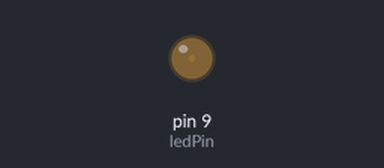
Bench run of a sketch on a simulated Arduino Uno, built with avr-gcc and run on an emulated ATmega328P. On the bench: output pins drawn as LEDs (lit = HIGH). Pins used as bus, display or sensor lines are not drawn.

Above: at 0.05 s.
At 1.15 s:
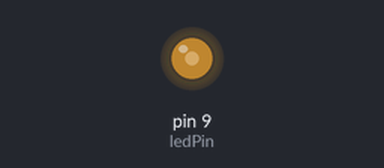
At 2.3 s:
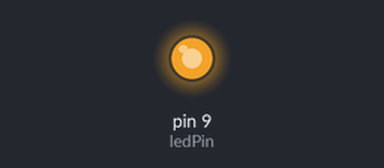
At 4.6 s:
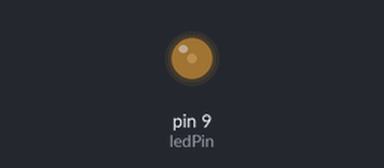
Timing chart, 0 to 7.3 s (numbered marks = the images above):
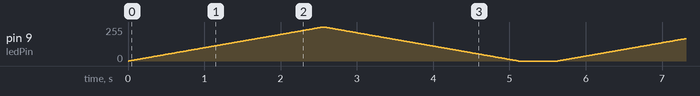

The sketch:

2.ino
```cpp
//2) Fading LED with the help of Arduino.
#include <Arduino.h>

const int ledPin = 9;           // Use a PWM-capable pin (e.g., 9, 10, 11)
const int powerPin = 13;        // Pin to control the 3.5V supply

void setup() {
    pinMode(ledPin, OUTPUT);    // Set the LED pin as an output
    pinMode(powerPin, OUTPUT);  // Set the power pin as an output
    digitalWrite(powerPin, HIGH);  // Enable the 3.5V supply
}

void loop() {
    // Gradually increase brightness (fade in)
    for (int brightness = 0; brightness <= 255; brightness++) {
        analogWrite(ledPin, brightness);   // Set the brightness
        delay(10);                         // Adjust delay to control fading speed
    }

    // Gradually decrease brightness (fade out)
    for (int brightness = 255; brightness >= 0; brightness--) {
        analogWrite(ledPin, brightness);   // Set the brightness
        delay(10);                         // Adjust delay to control fading speed
    }

    // Optional: Add a delay between fades to create a blink effect
    delay(500);  // Wait for 500 milliseconds (adjust as needed)
}
```
